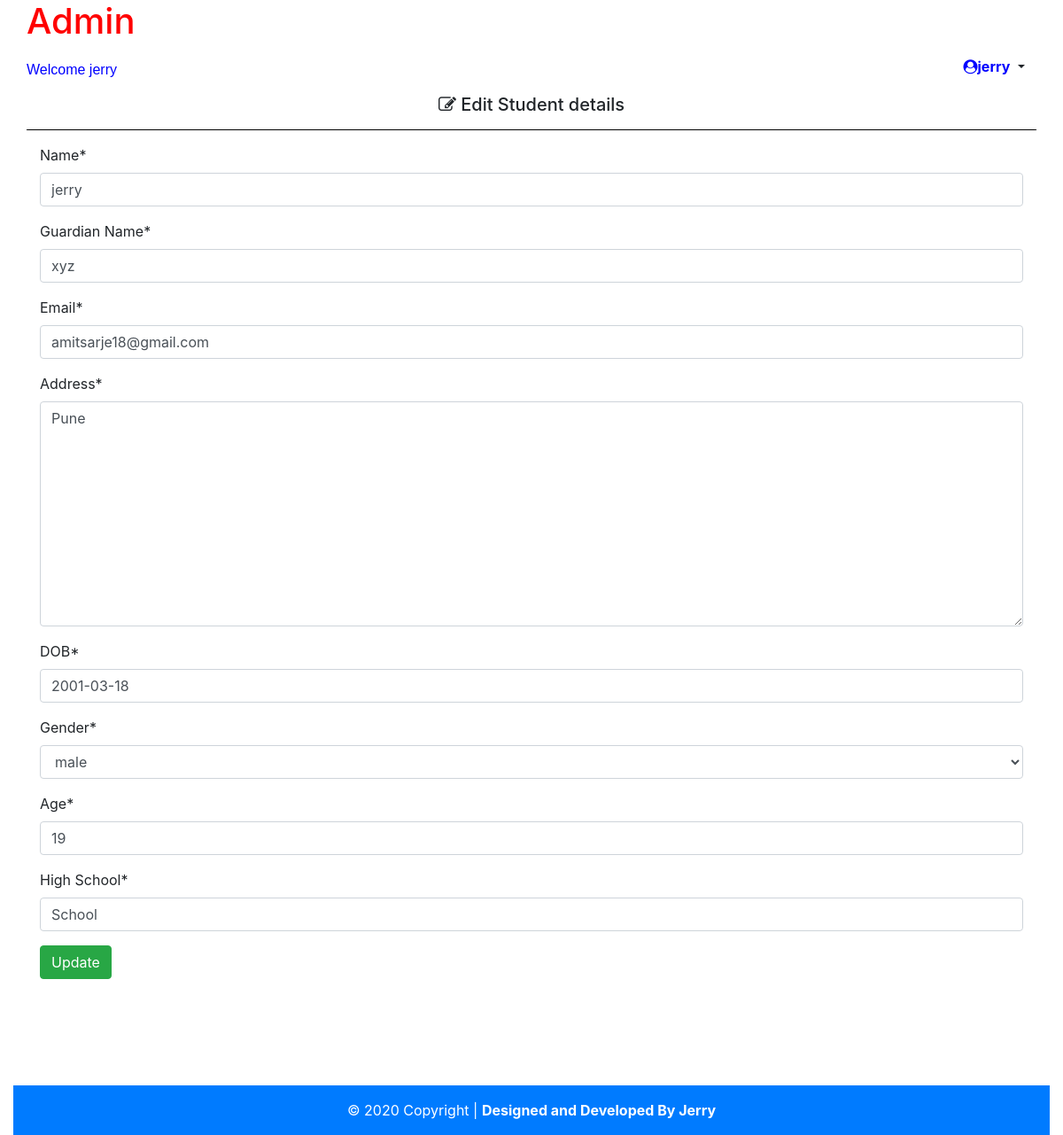
The page /edit_student/30/ (signed in) on the database its author committed.
### System/models.py (models this page shows, shortened)
class Students(models.Model):
    Name = models.CharField(max_length = 30 , null= True)
    Guardian_Name = models.CharField(max_length = 30 , null=True)
    Email = models.EmailField()
    Address = models.TextField(null=True)
    DOB = models.DateField(null=True)
    Gender = models.CharField(max_length=5 , choices = Gender_Choices , null=True)
    Age = models.IntegerField(null=True)
    High_School = models.CharField(max_length=50  , null=True)

### System/views.py (the view)
# urls.py: url(r'^edit_student/(?P<id>\d+)/$' , views.Edit_Student, name='edit_student'),
@login_required(login_url='/login/')
def Edit_Student(request , id):
    instance=Students.objects.get(id=id)
    form = StudentForm(request.POST or None , instance=instance)
    if request.method=="POST":
        if form.is_valid():
            instance= form.save(commit=False)
            instance.save()
            messages.success(request ,'Student updated successfully' )
        return redirect('/get_student_data/')
    else:
        form = StudentForm(instance = instance)
        context={
            'form':form,
            'id':instance.id
        }
    return render(request , 'edit_student.html' ,context)

### System/forms.py
class StudentForm(forms.ModelForm):
    DOB = forms.DateField(label='DOB', widget=forms.TextInput(attrs={'placeholder': 'YYYY-MM-DD'}))
    class Meta:
        model = Students
        fields =[
            'Name','Guardian_Name','Email','Address','DOB','Gender','Age','High_School'
        ]

### templates/edit_student.html (shortened to what this page needs)
{% extends 'base.html'%}
{% load static%}
{% load crispy_forms_tags %}
{%block content %}
    {% include 'header.html'%}
    <div class="container-fluid title" >
        <div class="container"><h5 ><i class="fa fa-edit" aria-hidden="true"></i></i>&nbsp;Edit Student details</h5></div>
        <hr style="background-color: black;">
      </div>
        <div class="container">
         <form class="form" action="{% url 'edit_student' id %}" method="POST">
         {{form|crispy}}
         <button type="submit" class="btn btn-success">Update</button>
         </form>
        </div>
    <div style="position: relative; top:120px">
    {% include 'footer.html'%}
    </div>
{% endblock content %}

### templates/header.html (shortened to what this page needs)
<div class="container-fluid">
    <div class="container-fluid">
        <h1 style="color: red;">Admin</h1>
    </div>
    {% if user.is_authenticated %}
    <div class="container-fluid" style="color:blue ; height:40px;">
      <div style="float:left; margin-top:10px">
        <span style="font-family:'Gill Sans', 'Gill Sans MT', Calibri, 'Trebuchet MS', sans-serif, serif; font-size:medium;color:blue;">
          Welcome  {{request.user.username}}
        </span>
      </div>
      <div class="dropdown" style="float:right">
        <h6 class="btn dropdown-toggle"  data-toggle="dropdown" aria-haspopup="true" aria-expanded="false">
          <b style="color:blue"><li class="fa fa-user-circle"></li>{{request.user}}</b>
        </h6>
      </div>
      {% else %}
      <hr>
      <div class="container-fluid" style="color:blue ; height:40px ;margin-top:25px">
        <h5 style = "text-align:center;font-family:'Segoe UI', Tahoma, Geneva, Verdana, sans-serif"> login </h5>
      </div>
      <hr>
      {% endif %}
  </div>

### static/main.css (style rules this page uses)
html { position: relative; min-height:100%; scroll-behavior: smooth; }
.container-fluid .title { text-align:center; margin-top:10px }

### rows shown on the page
Students: Name "jerry", Guardian_Name "xyz", Email "amitsarje18@gmail.com", Address "Pune", DOB "2001-03-18", Gender "male", Age "19", High_School "School"

### other values the page prints
{{ request.user.username }} "jerry"
{{ request.user }} "jerry"
